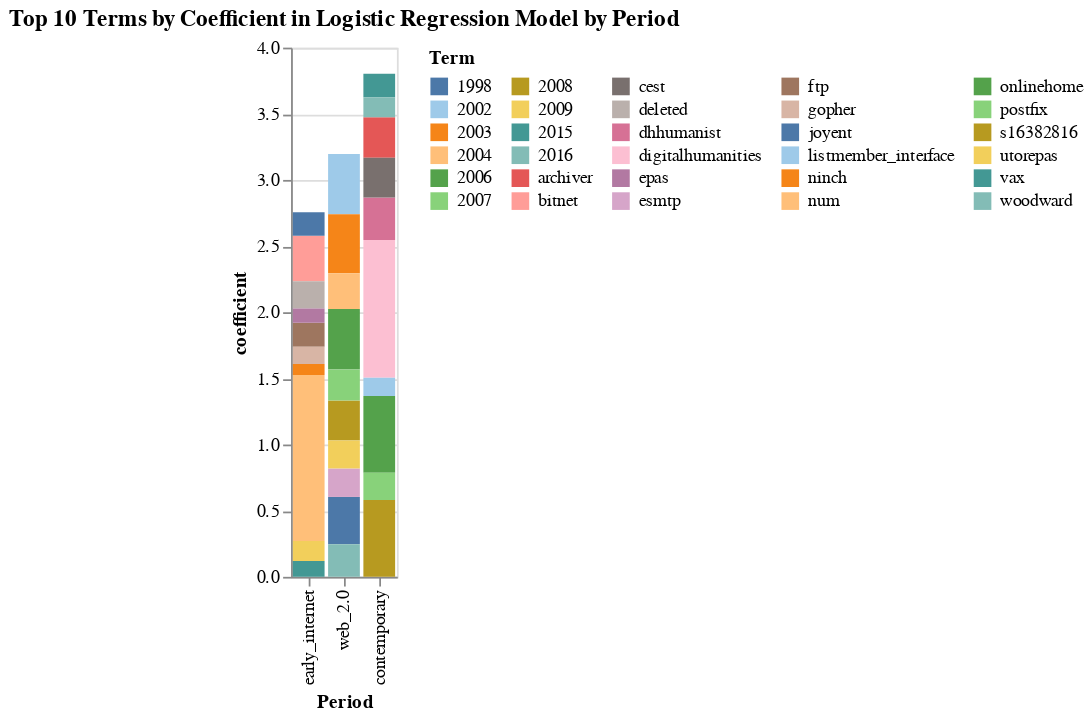

This figure's notebook cell:
### Code cell
# visualize top terms
top_terms['period'] = top_terms['period'].astype(str)
selection = alt.selection_point(fields=['term'], bind='legend')

# Define the sort order for the periods
period_order = ['early_internet', 'web_2.0', 'contemporary']

chart = alt.Chart(top_terms).mark_bar().encode(
    x=alt.X('period', sort=['early_internet', 'web_2.0', 'contemporary'], axis=alt.Axis(title='Period')),
    y=alt.Y('coefficient:Q'),  # Sort terms by score in descending order
    color=alt.Color('term', legend=alt.Legend(title='Term', orient='right', symbolLimit=len(top_terms['term'].unique()), columns=5), scale=alt.Scale(scheme='tableau20')),
    tooltip=['term', 'coefficient', 'period'],
    opacity=alt.condition(selection, alt.value(1), alt.value(0.2))
).add_params(selection).properties(
    title='Top 10 Terms by Coefficient in Logistic Regression Model by Period'
)
chart

### Figure 1 — Vega-Lite specification as saved in the notebook (floating-point values rounded to 4 significant figures)
{"config": {"view": {"continuousWidth": 300, "continuousHeight": 300}}, "data": {"name": "data-f8375c80544f9b1f3d93b616c0dbb051"}, "mark": {"type": "bar"}, "encoding": {"color": {"field": "term", "legend": {"columns": 5, "orient": "right", "symbolLimit": 30, "title": "Term"}, "scale": {"scheme": "tableau20"}, "type": "nominal"}, "opacity": {"condition": {"param": "param_6", "value": 1}, "value": 0.2}, "tooltip": [{"field": "term", "type": "nominal"}, {"field": "coefficient", "type": "quantitative"}, {"field": "period", "type": "nominal"}], "x": {"axis": {"title": "Period"}, "field": "period", "sort": ["early_internet", "web_2.0", "contemporary"], "type": "nominal"}, "y": {"field": "coefficient", "type": "quantitative"}}, "params": [{"name": "param_6", "select": {"type": "point", "fields": ["term"]}, "bind": "legend"}], "title": "Top 10 Terms by Coefficient in Logistic Regression Model by Period", "$schema": "https://vega.github.io/schema/vega-lite/v5.17.0.json", "datasets": {"data-f8375c80544f9b1f3d93b616c0dbb051": [{"term": "num", "period": "early_internet", "coefficient": 1.256}, {"term": "digitalhumanities", "period": "contemporary", "coefficient": 1.042}, {"term": "onlinehome", "period": "contemporary", "coefficient": 0.5798}, {"term": "s16382816", "period": "contemporary", "coefficient": 0.5798}, {"term": "2006", "period": "web_2.0", "coefficient": 0.4589}, {"term": "2002", "period": "web_2.0", "coefficient": 0.4542}, {"term": "2003", "period": "web_2.0", "coefficient": 0.4468}, {"term": "joyent", "period": "web_2.0", "coefficient": 0.358}, {"term": "bitnet", "period": "early_internet", "coefficient": 0.344}, {"term": "dhhumanist", "period": "contemporary", "coefficient": 0.321}, {"term": "archiver", "period": "contemporary", "coefficient": 0.3066}, {"term": "2008", "period": "web_2.0", "coefficient": 0.3034}, {"term": "cest", "period": "contemporary", "coefficient": 0.301}, {"term": "2004", "period": "web_2.0", "coefficient": 0.2692}, {"term": "woodward", "period": "web_2.0", "coefficient": 0.2457}, {"term": "2007", "period": "web_2.0", "coefficient": 0.233}, {"term": "esmtp", "period": "web_2.0", "coefficient": 0.2155}, {"term": "2009", "period": "web_2.0", "coefficient": 0.2107}, {"term": "postfix", "period": "contemporary", "coefficient": 0.2067}, {"term": "deleted", "period": "early_internet", "coefficient": 0.2058}, {"term": "ftp", "period": "early_internet", "coefficient": 0.1828}, {"term": "1998", "period": "early_internet", "coefficient": 0.1786}, {"term": "2015", "period": "contemporary", "coefficient": 0.1777}, {"term": "2016", "period": "contemporary", "coefficient": 0.1503}, {"term": "utorepas", "period": "early_internet", "coefficient": 0.1501}, {"term": "listmember_interface", "period": "contemporary", "coefficient": 0.1378}, {"term": "gopher", "period": "early_internet", "coefficient": 0.1299}, {"term": "vax", "period": "early_internet", "coefficient": 0.1203}, {"term": "epas", "period": "early_internet", "coefficient": 0.1069}, {"term": "ninch", "period": "early_internet", "coefficient": 0.08224}]}}
